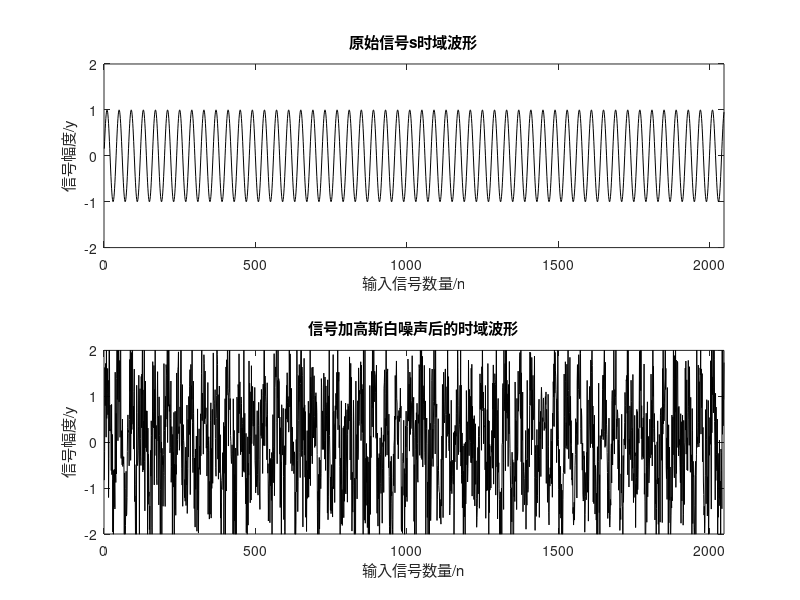

This figure's MATLAB source: (Note: this script raises an error after producing the figure.)
clear;
clc;
close all;

L=2048;    %信号长度
a=1;       %原始信号幅度
%k=128       %网络迭代次数
t=1:L;      
dn=a*sin(0.05*pi*t);%原始正弦信号

xn=awgn(dn,1);   %添加信噪比5dB的白高斯噪声

%input_train=xn(1:1536);
%output_train=dn(1:1536);
%input_test=xn(1537:2048);
%onput_test=dn(1537:2048);

%% 求收敛常数u
fe = max(eig(dn*dn.'));%求解输入xn的自相关矩阵的最大特征值fe,A = eig(B),意为将矩阵B的特征值组成向量A
u = 2*(1/fe);

%bp神经网络构建
%net=newff(xn,dn,127);
%net.trainParam.epochs=k;
%net.trainParam.lr=u;
%net.trainParam.goal=0.01;
%网络训练
%net_train=train(net,xn,dn);
figure(1)
subplot(211);plot(dn,'k');axis([0,L,-a-1,a+1]);
xlabel('输入信号数量/n');ylabel('信号幅度/y');
title('原始信号s时域波形');
subplot(212);plot(xn,'k');axis([0,L,-a-1,a+1]);
xlabel('输入信号数量/n');ylabel('信号幅度/y');
title('信号加高斯白噪声后的时域波形');

[w1,b1,w2,b2,e,y2] = my_BP_LMS(xn,dn);%调用滤波算法

figure(2)
subplot(211);plot(y2,'k');axis([0,L,-a-1,a+1]);
xlabel('输入信号数量/n');ylabel('信号幅度/y');
title('BP神经网络自适应滤波后的输出时域波形');

subplot(212);plot(e,'k');axis([0,L,-a-1,a+1]);
xlabel('输入信号数量/n');ylabel('误差幅度/y');
title('BP神经网络自适应滤波后与原始信号误差');